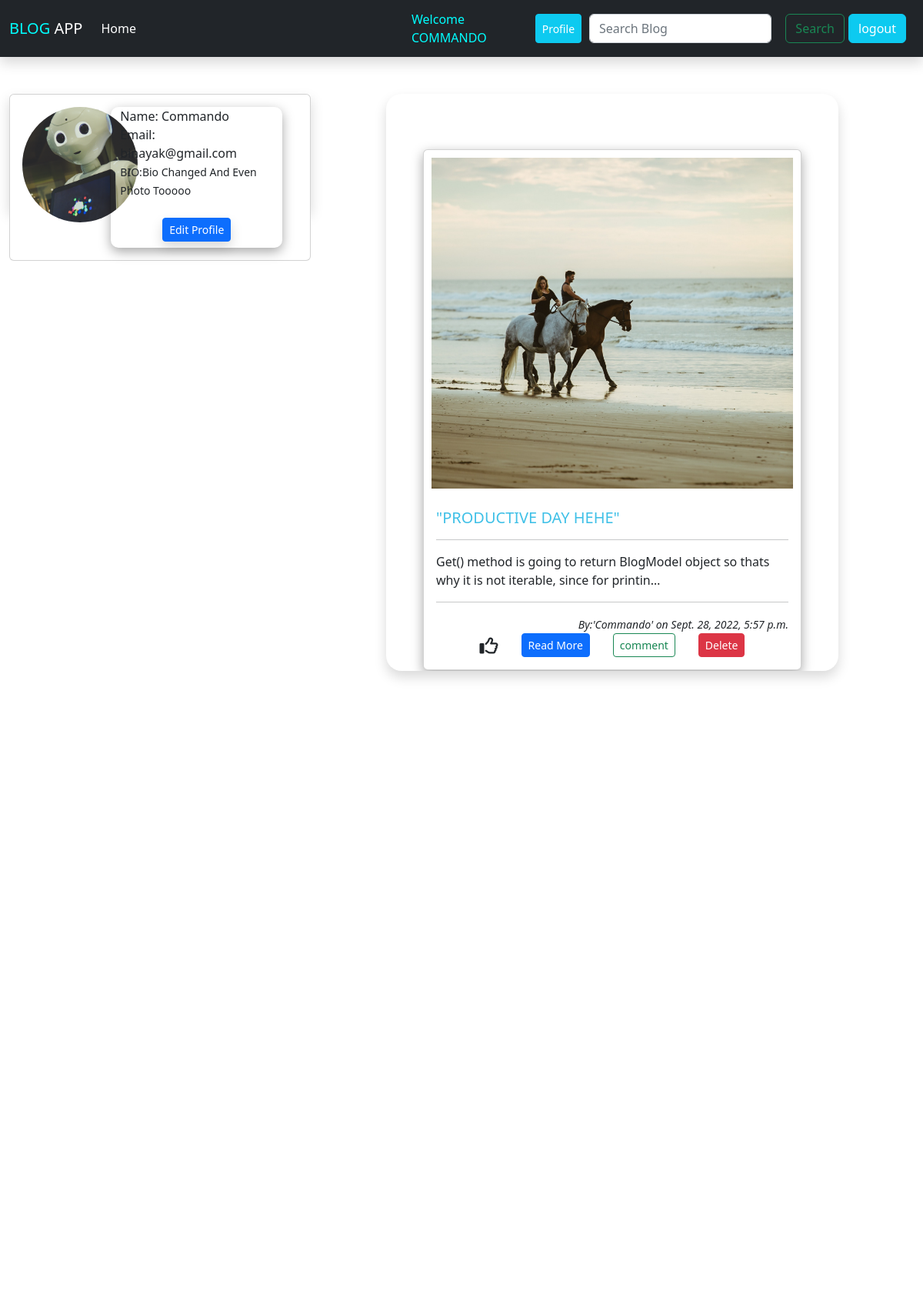
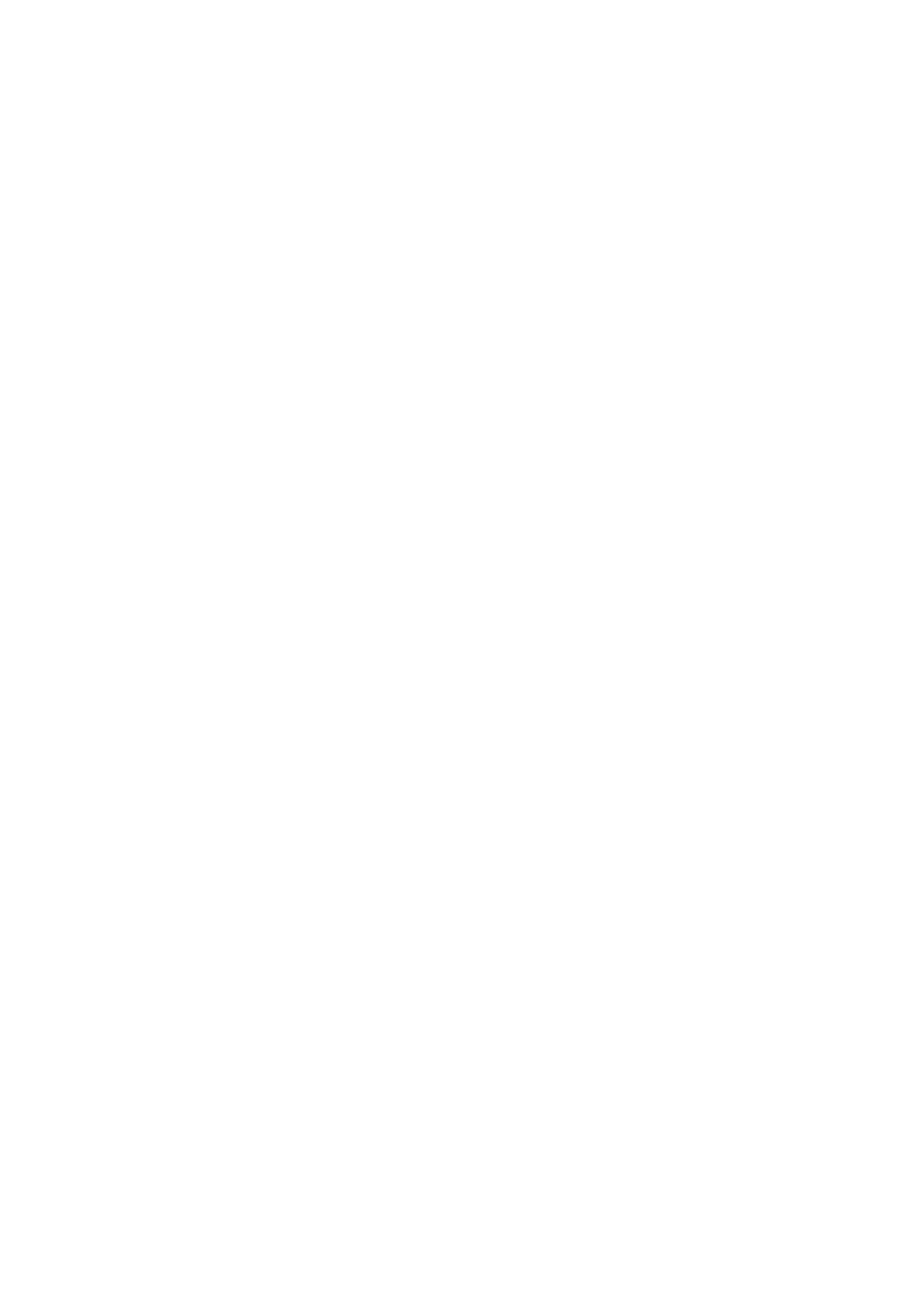
Page /profile/ (signed in, upper part) on the committed database (2 pictures, top to bottom).
### blog/models.py (models this page shows, shortened)
class ProfileModel(models.Model):
    user = models.OneToOneField(User, on_delete=models.CASCADE, related_name="profilemodel")
    image = models.ImageField( upload_to="blog/images/profile", validators=[FileExtensionValidator(['png','jpg'])])
    bio = models.CharField(max_length=250, null=True, blank=True)

class BlogModel(models.Model):
    title = models.CharField(max_length=1000)
    content = FroalaField()
    author = models.ForeignKey(User, on_delete=models.CASCADE)
    slug = models.SlugField(max_length=1000, null=True, blank=True)
    image = models.ImageField(upload_to='blog/images', null=True, blank=True) # media url paxi blog/images create garxa ra tes vitra store hunxa photos
    created_at = models.DateTimeField(auto_now_add=True)
    class Meta:
        ordering = ('-created_at',) #ordering the latestpost to the first by - reversing

### blog/views.py (the view)
# urls.py: path('profile/', views.profile, name='profile'),
@login_required(login_url = 'login-user')
def profile(request):
    myblogs = BlogModel.objects.filter(author=request.user)
    if request.method == "POST":
        form = ProfileModelForm( request.POST or None, request.FILES or None, instance=request.user.profilemodel )
        if form.is_valid():
            form.save()
            return redirect('profile')
    else:
        form = ProfileModelForm(instance=request.user.profilemodel)
    context = {
        'myblogs':myblogs,
        'form':form,
    }
    return render(request, 'blog/profile.html',context)

### blog/forms.py
class ProfileModelForm(forms.ModelForm):
    bio = forms.CharField(widget=forms.Textarea(attrs={'rows':5,'placeholder':'Update your Bio'}))
    class Meta:
        model = ProfileModel
        fields = ['image','bio'] #image in upload huna paryo profile picture

### blog/templates/blog/profile.html (shortened to what this page needs)
{% extends 'blog/base.html' %}
{% load crispy_forms_tags %}
{%load static %}
{% block content %}
<div class="container-fluid d-flex mt-5">
  <div class="col-4 shadow leftcolumn" style="height:150px; border: none;">
    <div class="card">
      <div class="card-body">
        <div class="row">
          <div class="col-4 " style="object-fit:cover;">
            {% if user.profilemodel.image %}
            <img src="{{user.profilemodel.image.url}}" alt="profile-picture"
              class="profilepicture rounded-circle z-depth-5">
            {% else %}
            <img src="{% static 'blog/images/default.png' %}" alt="default png"
              class="profilepicture rounded-circle z-depth-5">
            {% endif %}
          </div>
          <div class="col-7 boxme">
            <span>Name: {{user.username}}</span> <br>
            <span>Email: {{user.email}}</span> <br>
            <small style="text-transform:capitalize">BIO:{{user.profilemodel.bio }}</small> <br>
            <span class="d-flex justify-content-center"><button type="button"
                class="btn btn-primary btn-sm mt-4 shadow mb-2" data-toggle="modal" data-target="#profileupdate">Edit
                Profile</button></span>
          </div>
        </div>
      </div>
    </div>
  </div>
  <div class="d-flex flex-column col-6 offset-1 shadow p-5" style="overflow-y: scroll;height:750px;border-radius:20px;">
    {% for blog in myblogs %}
    <div class="card mt-4 box-shadow-for-me" style=" box-shadow: rgba(0, 0, 0, 0.35) 0px 5px 15px;float: right;">
      {% if blog.image %}
      <img src="{{blog.image.url}}" class="card-img-top" alt="..." height="450" width="100"
        style="object-fit:cover;padding:10px;">
      {% endif %}
      <div class="card-body">
        <h5 class="card-title" style="text-transform:uppercase;color:rgb(63, 192, 231);">"{{blog.title}}"</h5>
        <hr>
        <p class="card-text">{{ blog.content|truncatechars:100 }}</p>
        <hr>
        <div class="d-flex justify-content-end">
          <em><small>By:'{{blog.author}}' on {{blog.created_at}}</small></em><br>
        </div>
        <div class="like" style="gap:30px;">
          <span><i class="fa-regular fa-thumbs-up fa-xl mt-3"></i></span>
          <a href="{% url 'detail-view' blog.id %}" class="btn btn-sm btn-primary">Read More</a>
          <a href="#" class="btn btn-sm btn-outline-success">comment</a>
          <input type="submit" class="btn btn-sm btn-danger" value="Delete">
        </div>
      </div>
    </div>
    {% endfor %}
  </div>
</div>
{% endblock %}

### blog/templates/blog/base.html (shortened to what this page needs)
<!DOCTYPE html>
{% load static %}
<html lang="en">
<head>
  <link rel="stylesheet" href="{% static 'blog/css/style.css' %}">
  <link rel="stylesheet" href="https://cdnjs.cloudflare.com/ajax/libs/font-awesome/6.1.2/css/all.min.css">
  <link href="https://cdn.jsdelivr.net/npm/bootstrap@5.2.0/dist/css/bootstrap.min.css" rel="stylesheet"
>
</head>
<body>
  <nav class="navbar navbar-expand-lg bg-dark shadow ">
    <div class="container-fluid">
      <a class="navbar-brand text-white" href="#"> <span style="color:aqua;">BLOG</span> APP </a>
      <div class="collapse navbar-collapse" id="navbarSupportedContent">
        <ul class="navbar-nav me-auto mb-2 mb-lg-0">
          <li class="nav-item">
            <a class="nav-link active text-white" aria-current="page" href="/">Home</a>
          </li>
        </ul>
        <ul class="navbar-nav me-auto mb-2 mb-lg-0">
          <li class="nav-item" style="margin-left:350px">
            <span style="color:aqua;"> Welcome <span style="text-transform:uppercase;">{{user.username}}</span></span>
          </li>
        </ul>
        <form class="d-flex justify-content-evenly" role="search" style="padding:10px;">
          <div class="" style="display:flex;justify-content:space-evenly;gap:10px;">
            <button class="btn btn-sm btn-info"><a href="{%url 'profile' %}" class="text-white"
                style="text-decoration:none ;">Profile</a></button>
            <input class="form-control me-2" type="search" placeholder="Search Blog" aria-label="Search">
            <div class="" style="display:flex;gap:5px;">
              <button class="btn btn-outline-success" type="submit">Search</button>
              <button class="btn btn-info"><a class="nav-link active text-white  " aria-current="page"
                  href="{% url 'logout-user' %}">logout</a> </button>
            </div>
          </div>
        </form>
      </div>
    </div>
  </nav>
  {% block content%}
  {% endblock %}
</body>
</html>

### blog/static/blog/css/style.css (style rules this page uses)
.like { display:flex; justify-content:center; gap:10px; }
.profilepicture { border: none; border-radius: 50%; height: 150px; object-fit:cover; width: 150px; }
.boxme { box-shadow: rgba(0, 0, 0, 0.35) 0px 5px 15px; border-radius: 10px; }

### rows in the picture
BlogModel: image (picture), title "PRODUCTIVE DAY HEHE", content "Get() method is going to return BlogModel object so thats why it is not iterable, since for printin…", author "Commando", created_at "Sept. 28, 2022, 5:57 p.m."

### other values in the picture
{{ user.username }} "COMMANDO"
{{ user.username }} "Commando"
{{ user.email }} "binayak@gmail.com"
{{ user.profilemodel.bio }} "Bio Changed And Even Photo Tooooo"
